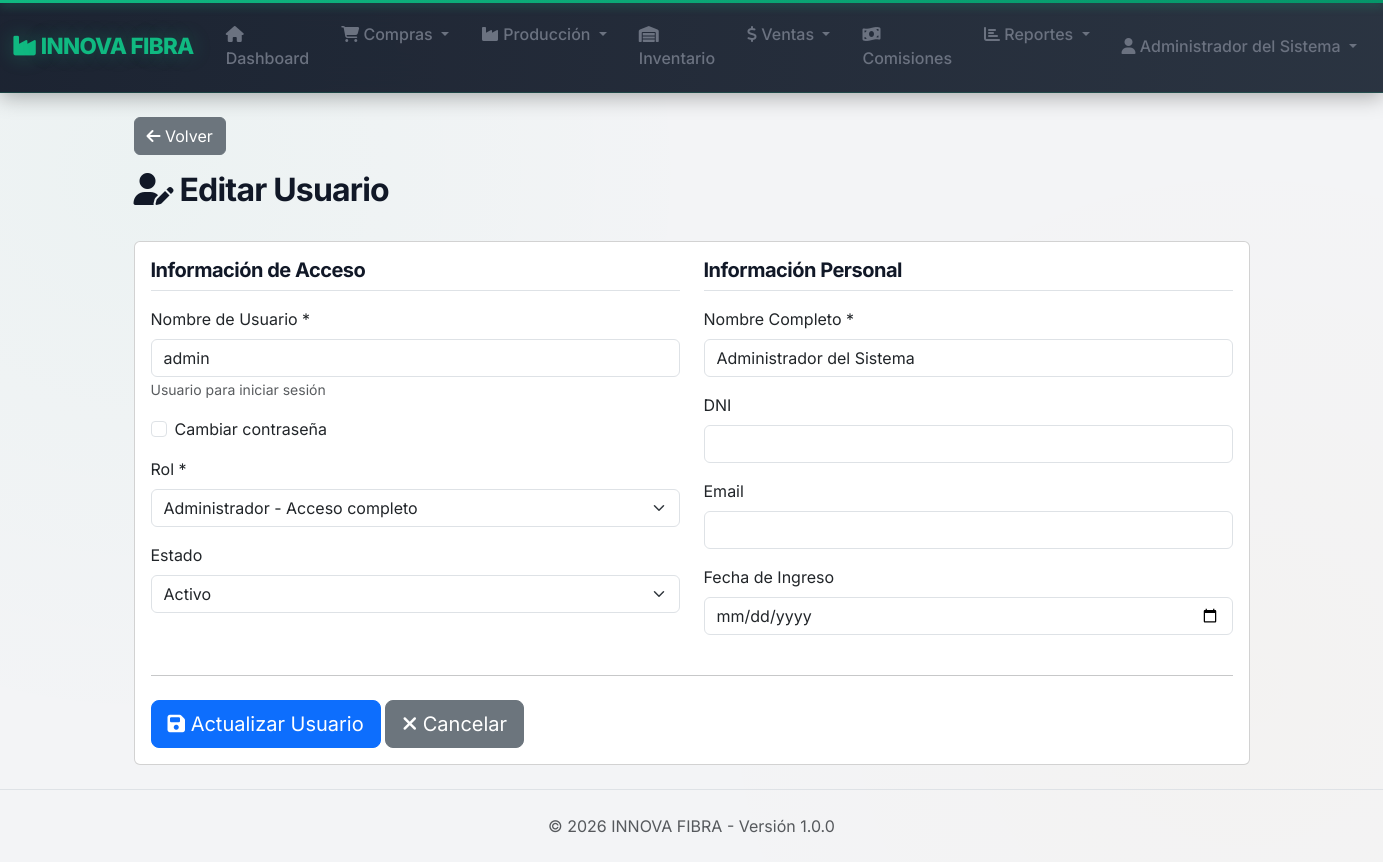
The app's page /usuarios/editar/1 (signed in) with its own data.
### tables this page shows
CREATE TABLE `usuarios` (
    `id_usuario` INT UNSIGNED NOT NULL AUTO_INCREMENT,
    `username` VARCHAR(50) NOT NULL,
    `password_hash` VARCHAR(255) NOT NULL,
    `nombre_completo` VARCHAR(150) NOT NULL,
    `dni` VARCHAR(20) NULL,
    `email` VARCHAR(100) NULL,
    `rol` ENUM('administrador', 'operador', 'vendedor', 'trabajador', 'supervisor') NOT NULL DEFAULT 'operador',
    `tarifa_por_bolsa` DECIMAL(10,2) NULL DEFAULT 0.00,
    `fecha_ingreso` DATE NULL,
    `estado` ENUM('activo', 'inactivo') NOT NULL DEFAULT 'activo',
    `fecha_creacion` TIMESTAMP NOT NULL DEFAULT CURRENT_TIMESTAMP,
    `fecha_modificacion` TIMESTAMP NULL DEFAULT NULL ON UPDATE CURRENT_TIMESTAMP,
    `usuario_creacion` INT UNSIGNED NULL,
    PRIMARY KEY (`id_usuario`),
    UNIQUE INDEX `username_UNIQUE` (`username` ASC)
    );

### src/controllers/UsuariosController.php (called while the page is built, shortened)
<?php
class UsuariosController extends BaseController {
    public function editar($idUsuario = null) {
        $stmt = $this->db->prepare("SELECT * FROM usuarios WHERE id_usuario = ?");
        $stmt->execute([$idUsuario]);
        $usuario = $stmt->fetch();
        $data = [
            'title' => 'Editar Usuario',
            'usuario' => $usuario,
            'error' => null
        ];
        $this->view('usuarios/form', $data);
    }
}

### public/index.php (called while the page is built, shortened)
<?php
require_once __DIR__ . '/../config/database.php';
require_once APP_PATH . '/helpers/functions.php';
$route = isset($_GET['route']) ? $_GET['route'] : '';
try {
    $parts = explode('/', trim($route, '/'));
    $rawAction = !empty($parts[1]) ? $parts[1] : 'index';
    $actionCandidates = [$rawAction];
    $actionCandidates[] = str_replace('-', '_', $rawAction);
    $controllerInstance = new $controller();
    $action = null;
    foreach ($actionCandidates as $candidate) {
        if (method_exists($controllerInstance, $candidate)) {
            $action = $candidate;
            break;
        }
    }
    $params = array_slice($parts, 2);
    call_user_func_array([$controllerInstance, $action], $params);
} catch (Exception $e) {
    if (APP_ENV === 'development') {
        echo "<h1>Error</h1>";
        echo "<p>" . $e->getMessage() . "</p>";
        echo "<pre>" . $e->getTraceAsString() . "</pre>";
    } else {
        http_response_code(500);
        include VIEWS_PATH . '/errors/500.php';
    }
}

### config/database.php (called while the page is built, shortened)
<?php
class Database {
    private static $instance = null;
    private $connection;
    private function __construct() {
        try {
            $dsn = "mysql:host=" . DB_HOST . ";dbname=" . DB_NAME . ";charset=" . DB_CHARSET;
            $options = [
                PDO::ATTR_ERRMODE            => PDO::ERRMODE_EXCEPTION,
                PDO::ATTR_DEFAULT_FETCH_MODE => PDO::FETCH_ASSOC,
                PDO::ATTR_EMULATE_PREPARES   => false,
                PDO::MYSQL_ATTR_INIT_COMMAND => "SET NAMES " . DB_CHARSET . " COLLATE utf8mb4_unicode_ci"
            ];
            $this->connection = new PDO($dsn, DB_USER, DB_PASS, $options);
            $this->connection->exec("SET time_zone = '-05:00'");
        } catch(PDOException $e) {
            die("<div style='font-family:sans-serif; padding:20px; border:1px solid red; background:#ffeeee; color:red;'>
                    <h3>❌ Error de Conexión a Base de Datos</h3>
                    <p><strong>Mensaje:</strong> " . $e->getMessage() . "</p>
                    <p>Verifica que el usuario <code>" . DB_USER . "</code> tenga permisos sobre la base de datos.</p>
                 </div>");
        }
    }
    public static function getInstance() {
        if (self::$instance === null) {
            self::$instance = new self();
        }
        return self::$instance;
    }
    public function getConnection() {
        return $this->connection;
    }
}

### src/helpers/functions.php (called while the page is built, shortened)
<?php
function h($string) {
    return htmlspecialchars((string)$string, ENT_QUOTES, 'UTF-8');
}

### src/views/usuarios/form.php (the view, shortened to what this page needs)
<?php require_once VIEWS_PATH . '/layout/header.php'; ?>
<div class="container">
    <div class="row mb-4">
        <div class="col-md-12">
            <a href="<?= BASE_URL ?>/usuarios" class="btn btn-secondary mb-3">
                <i class="fas fa-arrow-left"></i> Volver
            </a>
            <h2>
                <i class="fas fa-user-<?= $usuario ? 'edit' : 'plus' ?>"></i>
                <?= $usuario ? 'Editar Usuario' : 'Nuevo Usuario' ?>
            </h2>
        </div>
    </div>
    <div class="card">
        <div class="card-body">
            <form method="POST" autocomplete="off">
                <div class="row">
                    <div class="col-md-6">
                        <h5 class="border-bottom pb-2 mb-3">Información de Acceso</h5>
                        <div class="mb-3">
                            <label class="form-label">Nombre de Usuario *</label>
                            <input type="text" name="username" class="form-control"
                                   value="<?= h($usuario['username'] ?? ($old['username'] ?? '')) ?>"
                                   required maxlength="50">
                            <small class="text-muted">Usuario para iniciar sesión</small>
                        </div>
                        <?php if (!$usuario): ?>
                            <div class="mb-3">
                                <label class="form-label">Contraseña *</label>
                                <input type="password" name="password" class="form-control"
                                       required minlength="6" autocomplete="new-password">
                                <small class="text-muted">Mínimo 6 caracteres</small>
                            </div>
                            <div class="mb-3">
                                <label class="form-label">Confirmar Contraseña *</label>
                                <input type="password" name="password_confirm" class="form-control"
                                       required minlength="6" autocomplete="new-password">
                            </div>
                        <?php else: ?>
                            <div class="mb-3">
                                <div class="form-check">
                                    <input class="form-check-input" type="checkbox" id="cambiar_password"
                                           name="cambiar_password" value="1">
                                    <label class="form-check-label" for="cambiar_password">
                                        Cambiar contraseña
                                    </label>
                                </div>
                            </div>
                        <?php endif; ?>
                        <div class="mb-3">
                            <label class="form-label">Rol *</label>
                            <select name="rol" class="form-select" id="selectRol" required>
                                <option value="administrador" <?= ($usuario['rol'] ?? ($old['rol'] ?? '')) === 'administrador' ? 'selected' : '' ?>>
                                    Administrador - Acceso completo
                                </option>
                            </select>
                        </div>
                        <div class="mb-3">
                            <label class="form-label">Estado</label>
                            <select name="estado" class="form-select">
                                <option value="activo" <?= ($usuario['estado'] ?? ($old['estado'] ?? 'activo')) === 'activo' ? 'selected' : '' ?>>
                                    Activo
                                </option>
                            </select>
                        </div>
                    </div>
                    <div class="col-md-6">
                        <h5 class="border-bottom pb-2 mb-3">Información Personal</h5>
                        <div class="mb-3">
                            <label class="form-label">Nombre Completo *</label>
                            <input type="text" name="nombre_completo" class="form-control"
                                   value="<?= h($usuario['nombre_completo'] ?? ($old['nombre_completo'] ?? '')) ?>"
                                   required maxlength="150">
                        </div>
                        <div class="mb-3">
                            <label class="form-label">DNI</label>
                            <input type="text" name="dni" class="form-control"
                                   value="<?= h($usuario['dni'] ?? ($old['dni'] ?? '')) ?>"
                                   maxlength="20">
                        </div>
                        <div class="mb-3">
                            <label class="form-label">Email</label>
                            <input type="email" name="email" class="form-control"
                                   value="<?= h($usuario['email'] ?? ($old['email'] ?? '')) ?>"
                                   maxlength="100">
                        </div>
                        <div class="mb-3">
                            <label class="form-label">Fecha de Ingreso</label>
                            <input type="date" name="fecha_ingreso" class="form-control"
                                   value="<?= $usuario['fecha_ingreso'] ?? ($old['fecha_ingreso'] ?? '') ?>">
                        </div>
                    </div>
                </div>
                <hr class="my-4">
                <div class="row">
                    <div class="col-md-12">
                        <button type="submit" class="btn btn-primary btn-lg">
                            <i class="fas fa-save"></i>
                            <?= $usuario ? 'Actualizar Usuario' : 'Crear Usuario' ?>
                        </button>
                        <a href="<?= BASE_URL ?>/usuarios" class="btn btn-secondary btn-lg">
                            <i class="fas fa-times"></i> Cancelar
                        </a>
                    </div>
                </div>
            </form>
        </div>
    </div>
</div>
<?php require_once VIEWS_PATH . '/layout/footer.php'; ?>

### public/css/custom.css (style rules this page uses)
:root { --primary-color: #10b981; --primary-hover: #059669; --primary-light: #34d399; --primary-dark: #047857; --secondary-color: #f59e0b; --secondary-hover: #d97706; --success-color: #10b981; --warning-color: #f59e0b; --danger-color: #ef4444; --info-color: #06b6d4; --light-bg: #f3f4f6; --card-bg: #ffffff; --card-hover: #f9fafb; --text-main: #111827; --text-muted: #6b7280; --border-color: #e5e7eb; --navbar-bg: #1f2937; --navbar-text: #f9fafb; --accent-gradient: linear-gradient(135deg, #10b981, #059669); --warm-gradient: linear-gradient(135deg, #f59e0b, #d97706); --border-radius: 0.75rem; --shadow-sm: 0 1px 2px 0 rgb(0 0 0 / 0.05); --shadow-md: 0 4px 6px -1px rgb(0 0 0 / 0.1), 0 2px 4px -2px rgb(0 0 0 / 0.1); --shadow-lg: 0 10px 15px -3px rgb(0 0 0 / 0.1), 0 4px 6px -4px rgb(0 0 0 / 0.1); --shadow-glow: 0 0 20px rgba(16, 185, 129, 0.2); }
body { font-family: 'Inter', -apple-system, BlinkMacSystemFont, 'Segoe UI', sans-serif; background-color: var(--light-bg); background-image: radial-gradient(circle at 10% 20%, rgba(16, 185, 129, 0.03) 0%, transparent 40%), radial-gradient(circle at 90% 80%, rgba(245, 158, 11, 0.02) 0%, transparent 40%); background-attachment: fixed; color: var(--text-main); -webkit-font-smoothing: antialiased; -moz-osx-font-smoothing: grayscale; display: flex; flex-direction: column; min-height: 100vh; }
h1, h2, h3, h4, h5, h6 { font-weight: 700; color: var(--text-main); letter-spacing: -0.025em; }

### records on screen
usuarios: username "admin", rol "Administrador - Acceso completo", estado "Activo", nombre_completo "Administrador del Sistema"

### other values on screen
APP_NAME "INNOVA FIBRA"
getCurrentUserName() "Administrador del Sistema"
APP_VERSION "1.0.0"
